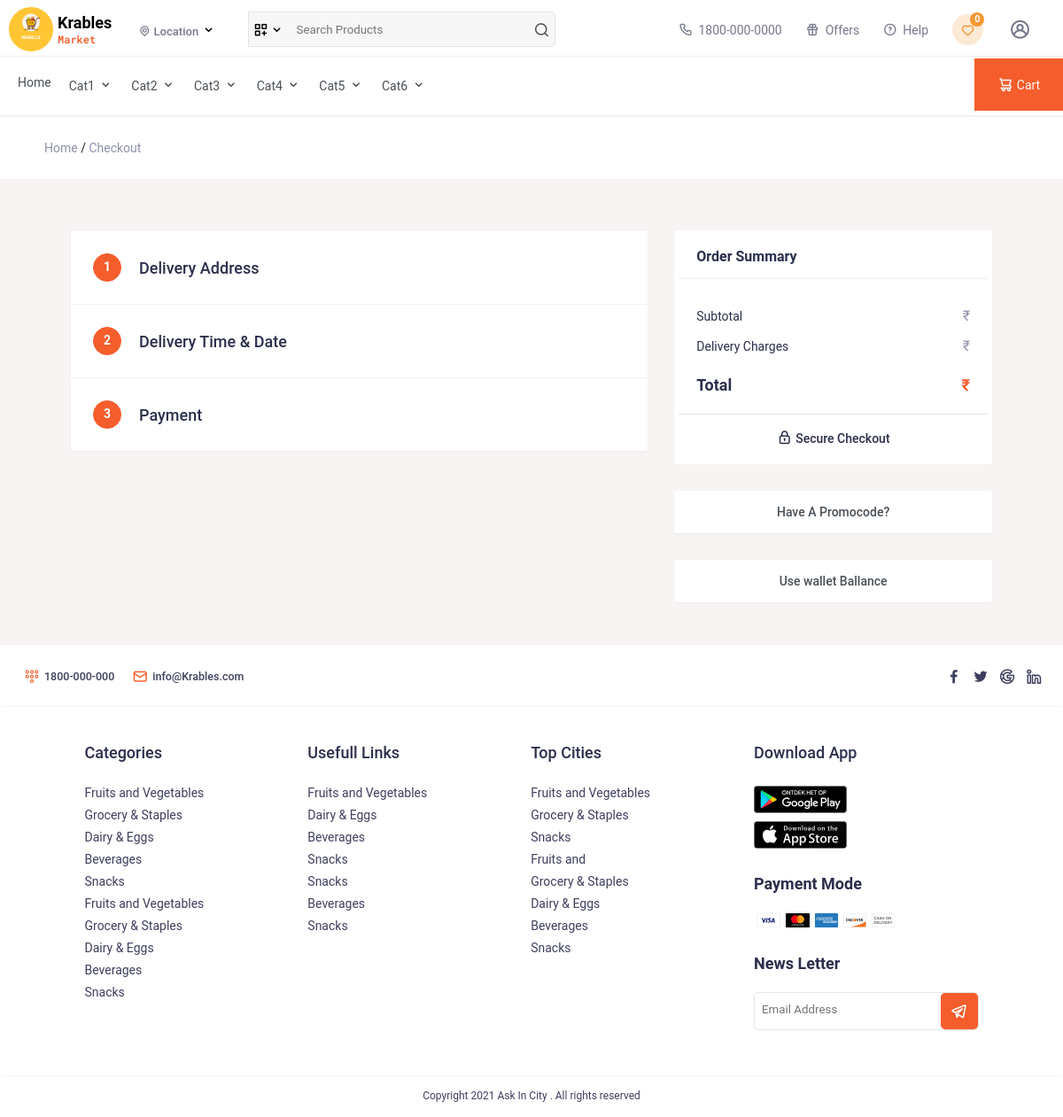
The page /checkout.php (signed in) on the database its author committed.
### tables this page shows
CREATE TABLE `categories` (
  `id` int(11) NOT NULL,
  `category` varchar(255) NOT NULL,
  `status` tinyint(1) NOT NULL
);

### checkout.php (the view, shortened to what this page needs)
<?php
require('require/top.php');
    $checkout=get_chekout_products($con);
    $subtotal=0;
?>
<div class="path">
    <div class="container">
        <a href="index.php">Home</a>
        /
        <a href="checkout.php">Checkout</a>
    </div>
</div>
<section class="checkout">
    <section class="myac-body">
        <div class="flex row">
            <div class="right">
                <div class="col-lg-12 col-md-12">
                    <div class="pdpt-bg">
                        <form action="process.php" method="POST" id="checkout-form">
                            <div class="step">
                                <div class="tittle" onclick="open_address(this)" id="ct-ad">
                                    <span>1</span>
                                    <h4>Delivery Address</h4>
                                </div>
                            </div>
                            <div class="step">
                                <div class="tittle" onclick="open_dvt(this)" id="ct-dt">
                                    <span>2</span>
                                    <h4>Delivery Time & Date</h4>
                                </div>
                            </div>
                            <div class="step">
                                <div class="tittle" onclick="open_pt(this)" id="ct-pt">
                                    <span>3</span>
                                    <h4>Payment</h4>
                                </div>
                            </div>
                        </form>
                    </div>
                </div>
            </div>
            <div class="left">
                <div class="ul-wrapper">
                    <h4>Order Summary</h4>
                    <?php foreach($checkout as $product){ ?>
                    <div class="cart-item border_radius">
                        <div class="cart-product-img">
                            <img src="media/product/<?php echo $product['img1']; ?>" alt="" />
                            <div class="offer-badge">
                                <?php
                                 $offn=($product['fa']*100)/$product['price'];
                                 $off=round(100-$offn);
                                 echo $off.'%';
                                ?>
                            </div>
                        </div>
                        <div class="cart-text">
                            <h4><?php echo $product['product_name']; ?></h4>
                            <div class="cart-item-price">&#8377;<?php echo $product['fa'];
                              $subtotal+=$product['fa']*$product['qty'];
                            ?>
                                <span>&#8377;<?php echo $product['price']; ?></span>
                            </div>
                            <br>
                            <div class="cart-item-price">
                                <?php echo "x".$product['qty']; ?>
                            </div>
                        </div>
                    </div>
                    <?php } ?>
                    <div class="total-checkout-group">
                        <div class="cart-total-dil">
                            <h4>Subtotal</h4>
                            <span>&#8377;<?php echo $product['total']; ?></span>
                        </div>
                        <div class="cart-total-dil pt-3">
                            <h4>Delivery Charges</h4>
                            <span>&#8377;<?php
                                ?></span>
                        </div>
                    </div>
                    <div class="main-total-cart">
                        <h2>Total</h2>
                        <span>&#8377;<?php echo $product['final_amt']; ?></span>
                    </div>
                    <div class="cktout">
                        <i class="uil uil-padlock"></i> Secure Checkout
                    </div>
                </div>
                <div class="promocode">
                    <a href="javascript:void(0)" onclick="show_promo()">Have A Promocode?</a>
                </div>
                <div class="promocode">
                    <a href="javascript:void(0)" onclick="show_wt()">Use wallet Ballance</a>
                </div>
            </div>
        </div>
    </section>
</section>
<?php require('require/foot.php'); ?>
<?php require('require/last.php'); ?>

### require/top.php (shortened to what this page needs)
<?php
    require("utility/utility.php");
?>
<!DOCTYPE html>
<html lang="en">
<head>
    <link rel="stylesheet" href="assets/css/style.css" />
    <link rel="stylesheet" href="https://unicons.iconscout.com/release/v4.0.0/css/line.css" />
    <link rel="stylesheet" href="assets/css/owl.carousel.min.css" />
    <link rel="stylesheet" href="assets/css/owl.theme.default.min.css" />
</head>
<body>
    <header class="header">
        <div class="top-header">
            <div class="th">
                <div class="logo">
                    <a href="index.html">
                        <img src="assets/images/logo.png" alt="logo" />
                    </a>
                </div>
                <div class="name">
                    Krables <br />
                    <span>Market</span>
                </div>
                <div class="selecloc">
                    <div class="dropdown" tabindex="0">
                        <div class="text">
                            <i class="uil uil-location-point"></i>
                            <?php
               if(isset($_GET['utm_source'])){
                 $source=$_GET['utm_source'];
                $c=mysqli_num_rows(mysqli_query($con,"select * from city where id='$source'"));
                if($c==0){
                  redirect('index.php');
                  die();
                }
                if(isset($_SESSION['utm_source'])){
                  if($_GET['utm_source']!=$_SESSION['utm_source']){
                    if(isset($_SESSION['USER_CART'])){
                      unset($_SESSION['USER_CART']);
                      unset($_SESSION['CART_QTY']);
                    }
                    $_SESSION['utm_source']=$source;
                    echo getcity($con,$_SESSION['utm_source']);
                  }else{
                    echo getcity($con,$_SESSION['utm_source']);
                  }
                }else{
                  $_SESSION['utm_source']=$source;
                  echo getcity($con,$_SESSION['utm_source']);
                }
               }else{
                if(isset($_SESSION['utm_source'])){
                  echo getcity($con,$_SESSION['utm_source']);
                }else{
                  echo "Location";
                }
               }
               ?>
                        </div>
                        <i class="uil uil-angle-down icon__14"></i>
                    </div>
                </div>
                <div class="searchbox">
                    <span>
                        <i class="uil uil-create-dashboard" onclick="show_cat()"></i>
                        <i class="uil uil-angle-down icon__14" onclick="show_cat()"></i>
                    </span>
                    <form action="view.php" method="GET">
                        <input type="text" placeholder="Search Products" name="k" />
                        <button>
                            <i class="uil uil-search"></i>
                        </button>
                    </form>
                </div>
                <div class="rightbox">
                    <ul>
                        <li>
                            <a href="" class="rightlink">
                                <i class="uil uil-phone-alt"></i>
                                1800-000-0000
                            </a>
                        </li>
                        <li>
                            <a href="" class="rightlink">
                                <i class="uil uil-gift"></i>
                                Offers
                            </a>
                        </li>
                        <li>
                            <a href="" class="rightlink">
                                <i class="uil uil-question-circle"></i>
                                Help
                            </a>
                        </li>
                        <li>
                            <a href="wishlist.php" class="rightlink wl">
                                <i class="uil uil-heart icon_wishlist"></i>
                                <span class="noti_count1">
                                    <?php
                                        if(isset($_SESSION['USER_LOGIN'])){
                                            $uid=$_SESSION['USER_ID'];
                                            $num=mysqli_num_rows(mysqli_query($con,"select * from wishlist where u_id='$uid'"));
                                            echo $num;
                                        }else{
                                            echo 0;
                                        }
                                    ?>
                                </span>
                            </a>
                        </li>
                        <li class="user">
                            <a href="javascript:void(0)" class="rightlink">
                                <i class="uil uil-user-circle bg" onclick="show_userpanel()">
                                </i>
                            </a>
                        </li>
                    </ul>
                </div>
            </div>
        </div>
        <div class="bottom-header">
            <div class="sub-header">
                <nav>
                    <div class="div"><a href="index.php">Home</a></div>
                    <?php
                $res=mysqli_query($con,"select * from categories limit 10");
                while($row=mysqli_fetch_assoc($res)){
            ?>
                    <div class="div">
                        <?php
                echo $row['category'];
            ?>
                        <i class="uil uil-angle-down icon__14"></i>
                    </div>
                    <?php
                }
            ?>
                </nav>
                <div class="cart-right" onclick="control.redirect('cart.php')">
                    <i class="uil uil-shopping-cart-alt"></i>Cart
                </div>
            </div>
        </div>
    </header>

### rows shown on the page
categories: category "Cat1"
categories: category "Cat2"
categories: category "Cat3"
categories: category "Cat4"
categories: category "Cat5"
categories: category "Cat6"

### other values the page prints
$num "0"
